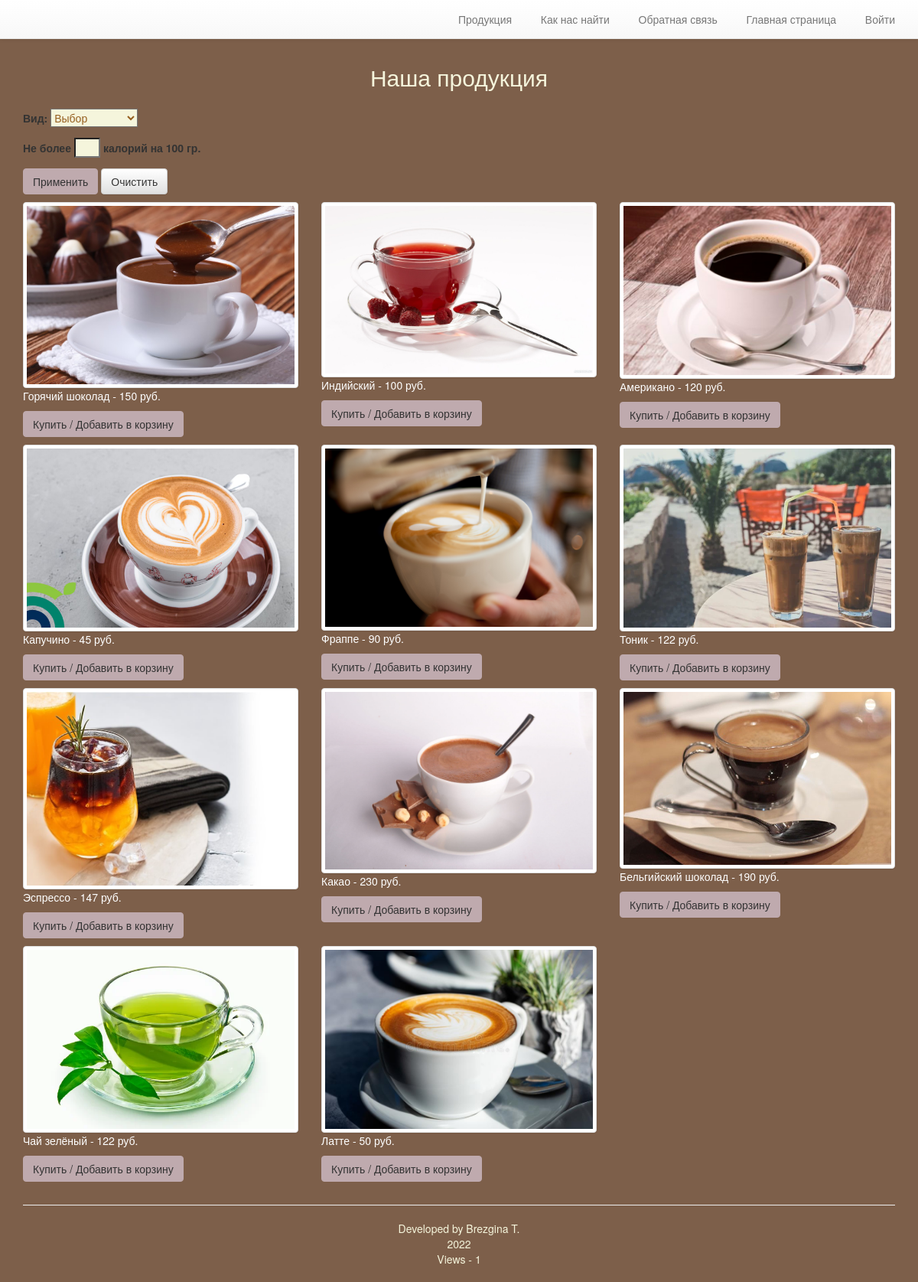
/4.ru/cakes.php, run on the app's committed database.
### 4.ru/functions/database_functions.php (called while the page is built, shortened)
<?php
function getAllTypes($conn)
{
    $query = "SELECT * FROM `тип товара`";
    $result = mysqli_query($conn, $query);
    if (!$result) {
        echo "Can't retrieve data " . mysqli_error($conn);
        exit;
    } else {
        $types = array();
        while ($row = mysqli_fetch_assoc($result)) {
            $types[] = $row;
        }
        return $types;
    }
}

### 4.ru/cakes.php (the view, shortened to what this page needs)
<?php
$count = 0;
require_once "./functions/database_functions.php";
$conn = db_connect();
$query = "SELECT `номер_товара`, `Фото`, `цена`, `название` FROM `товар`";
$result = mysqli_query($conn, $query);
$types = getAllTypes($conn);
require_once "./template/header.php";
?>
    <p class="lead text-center text-muted" style= "font-size:30px; color: #f5f5dc;">Наша продукция</p>
    <p class="lead">
    <form method="GET">
        <label>Вид: </label>
        <select style="width: 10%; background-color:  #f5f5dc;color: #955f20;" id="type" name="type">
            <option style="color: #955f20;" selected class=""
                    value="-1">Выбор
            </option>
        </select>
        <div style="margin-top: 1%; margin-bottom: 1%">
            <label for="cals">Не более</label>
            <input style="width: 3%; background-color:  #f5f5dc; color:  #955f20" type="text" id="cals" name="cals" value="<?php if (isset($_GET['cals']) && !isset($_GET['reset'])) echo $_GET['cals'];?>">
            <label for="cals">калорий на 100 гр.</label>
        </div>
        <input type="submit" name="filter" value="Применить" class="btn btn-default2">
        <input type="submit" name="reset" value="Очистить" class="btn btn-default">
    </form>
    </p>
<?php for ($i = 0; $i < mysqli_num_rows($result); $i++) { ?>
    <div class="row">
        <?php while ($query_row = mysqli_fetch_assoc($result)) { ?>
            <div class="col-md-4">
                <a href="cake.php?id=<?php echo $query_row['номер_товара']; ?>">
                    <img class="img-responsive img-thumbnail"
                         src="./images/<?php echo $query_row['Фото']; ?>">
                    <p><?php echo $query_row['название'] . " - " .$query_row['цена'] . " руб."; ?></p>
                    <p><form method="post" action="cart.php">
                      <input type="submit" value="Купить / Добавить в корзину" name="cart" class="btn btn-default2">
                    </form></p>
                </a>
            </div>
            <?php
            $count++;
            if ($count >= 3) {
                $count = 0;
                break;
            }
        } ?>
    </div>
    <?php
}
require_once "./template/footer.php";
?>

### 4.ru/style/jumbotron.css (style rules this page uses)
body { padding-top: 50px; padding-bottom: 20px; }
#main > :first-child { margin-top: 30px; }

### 4.ru/style/style.css (style rules this page uses)
.btn-default2 { color: #333; background-color: #BFAAAE; border-color: #BFAAAE }

### 4.ru/template/header.php (style rules this page uses)
body { background-color: rgba(111, 78, 55, 0.9); }

### data on the page
товар: Фото (picture), название "Горячий шоколад", цена "150"
товар: Фото (picture), название "Индийский", цена "100"
товар: Фото (picture), название "Американо", цена "120"
товар: Фото (picture), название "Капучино", цена "45"
товар: Фото (picture), название "Фраппе", цена "90"
товар: Фото (picture), название "Тоник", цена "122"
товар: Фото (picture), название "Эспрессо", цена "147"
товар: Фото (picture), название "Какао", цена "230"
товар: Фото (picture), название "Бельгийский шоколад", цена "190"
товар: Фото (picture), название "Чай зелёный", цена "122"
товар: Фото (picture), название "Латте", цена "50"

### other printed values
$count "1"
